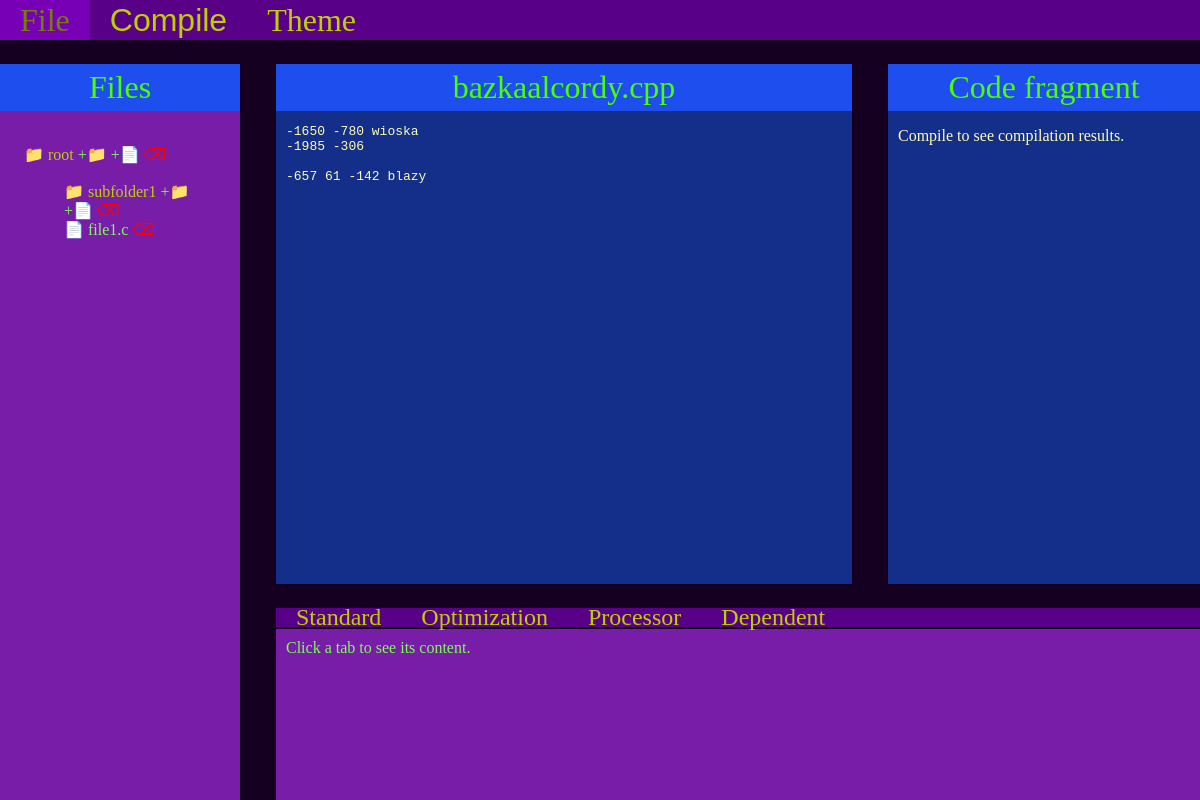
The page /mainpage/4/ (signed in) on the database its author committed.
### mainpage/models.py (models this page shows)
class FolderOrFile(models.Model):
	name = models.CharField(max_length=255)
	description = models.TextField(blank=True)
	created_at = models.DateTimeField(auto_now_add=True)
	owner = models.ForeignKey(User, null=True, on_delete=models.CASCADE)
	is_available = models.BooleanField(default=True)
	availability_changed_at = models.DateTimeField(auto_now_add=True)
	last_content_change_at = models.DateTimeField(auto_now=True)
	class Meta:
		abstract = True

class Folder(FolderOrFile):
	parent_folder = models.ForeignKey('self', null=True, blank=True, on_delete=models.SET_NULL, related_name = 'subfolders')

class File(FolderOrFile):
	content = models.TextField()
	parent_folder = models.ForeignKey(Folder, null=True, blank=True, on_delete=models.SET_NULL, related_name = 'subfiles')

### mainpage/views.py (the view, shortened to what this page needs)
# urls.py: path('<int:file_id>/', views.view_file, name='view_file'),
def view_file(request, file_id):
	current_user = request.user
	root_folder = get_rootfolder(current_user)
	current_file = File.objects.filter(owner=current_user, id=file_id)
	if len(current_file) != 1:
		return render(request, 'mainpage/app.html', {
			'root_folder': root_folder,
			'no_current_file': True,
		})
	return render(request, 'mainpage/app.html', {
		'root_folder': root_folder,
		'current_file': current_file[0],
	})

### mainpage/views.py (called while the page is built, shortened)
def get_rootfolder(current_user):
	if not current_user:
		root_folder = Folder.objects.filter(owner__isnull=True, parent_folder__isnull=True, is_available=True)
	else:
		root_folder = Folder.objects.filter(owner=current_user, parent_folder__isnull=True, is_available=True)
	if len(root_folder) > 0:
		return root_folder[0]

### mainpage/templates/mainpage/app.html (shortened to what this page needs)
{% load static %}
<!DOCTYPE html>
<html lang="en">
  <head>
			<link rel="stylesheet" href="{% static 'mainpage/app.css' %}">
  </head>
	<body onload="init()">
		<div class="grid">
			<nav class="menu">
				<a> File </a>
				{% if current_file %}
					<button type="submit" form="compile" formaction="/mainpage/{{current_file.id}}/">Compile</button>
				{% endif %}
				<a onclick="change_theme();"> Theme </a>
			</nav>
			<div class="file_select">
				<div class="header"> Files </div>
        {% include 'mainpage/folder.html' with folder=root_folder %}
			</div>
			<div class="code">
				<div class="header">
					{% if current_file %}
						{{current_file.name}}
					{% elif no_current_file %}
						Sorry, no file with id exists or it's not yours.
					{% else %}
						Select a file to see its content
					{% endif %}
				</div>
				{% if current_file %}
				<pre>{{ current_file.content}}</pre>
				{% endif %}
			</div>
			<div class="code_fragment">
				<div class="header"> Code fragment </div>
					{% if code_fragment %}
					<pre>{{ code_fragment}}</pre>
					{% else %}
					<p style="padding-left:10px">Compile to see compilation results.</p>
					{% endif %}
			</div>
			<div class="tabs">
				<div class="tab_bar">
					<div class="tab" id="standard" onclick="change_tab(this);">Standard</div>
					<div class="tab" id="optimization" onclick="change_tab(this);">Optimization</div>
					<div class="tab" id="processor" onclick="change_tab(this);">Processor</div>
					<div class="tab" id="dependent" onclick="change_tab(this);">Dependent</div>
				</div>
				<div class="tab_content">
					<form id="compile" enctype="multipart/form-data" method="post">
						<div id="tab_default_content">
							<p> Click a tab to see its content. </p>
						</div>
					</form>
				</div>
			</div>
		</div>
	</body>
</html>

### mainpage/templates/mainpage/folder.html
﻿<ul>
  <li class="folder"> {{folder.name}} <a href="{% url 'add_folder' folder.id %}">+📁</a> <a href="{% url 'add_file' folder.id %}">+📄</a> <a class="delete_symbol" href="{% url 'remove_folder' folder.id %}">⌫</a></li>
  <li>
    {% for subfolder in folder.subfolders.all %}
			{% if subfolder.is_available %}
			 {% include 'mainpage/folder.html' with folder=subfolder %}
			{% endif %}
    {% endfor %}
  </li>
	<li>
		<ul>
			{% for subfile in folder.subfiles.all %}
				{% if subfile.is_available %}
					<li class="file"> <a href="{% url 'view_file' subfile.id %}">{{subfile.name}}</a> <a class="delete_symbol" href="{% url 'remove_file' subfile.id %}">⌫</a></li>
				{% endif %}
			{% endfor %}
		</ul>
	</li>
</ul>

### mainpage/static/mainpage/app.css (style rules this page uses)
body { color: var(--text_color); background-color: var(--bg_color); margin: 0; font-family:'Trebuchet MS' }
pre { overflow-x: scroll; overflow-y: scroll; height: 90%; }
.menu, .tab_bar { color: var(--navbars_text_color); background-color: var(--navbars_background_color); }
.file_select, .tab_content { background-color: var(--select_background_color); }
.code, .code_fragment { color: var(--code_text_color); background-color: var(--code_background_color); }
.menu > button { background: none; border: none; padding: 0; }
.header { padding: 5px 0; font-size: xx-large; text-align: center; width: 100%; color: var(--header_text_color); background-color: var(--header_background_color); }
.file_select li a { text-decoration: none; color: var(--select_text_color); background-color: var(--select_background_color); }
.file_select > ul { padding: 0 10%; }
.code > pre, .code_fragment > pre { padding: 0px 10px; }
.folder { color: var(--navbars_text_color); }
.file { color: var(--select_text_color); }
.file_select li { list-style-type: none; padding: 0; text-decoration: none; }
.folder::before { content: '📁'; }
.file::before { content: '📄'; }
.file_select li .delete_symbol { color:red; }
.menu { display: flex; height: 100%; }
.tab_bar { display: inline-flex; width: 100%; height: 10%; }
.tab_content { width: 100%; height: 90%; }
.tab_content p { padding: 10px; margin: 0; color: var(--select_text_color); }
.menu > a, .menu > button { font-size: xx-large; }
.tab { font-size: x-large; }
.menu > a, .menu > button, .tab { display: inline-flex; height: 100%; padding: 0 20px; margin: 0; align-items: center; text-decoration: none; color: var(--navbars_text_color); }
@media all and (min-width: 1001px) and (min-aspect-ratio: 4/3) and (max-aspect-ratio: 16/9) and (not (aspect-ratio: 16/9)) { .grid { --grid_w1: 20vw; --grid_w2: 48vw; --grid_w3: 26vw; --grid_h1: 5vh; --grid_h2: 65vh; --grid_h3: 24vh; } }
@media all and (min-width: 1001px) { .grid { display: grid; grid-template-columns: var(--grid_w1) var(--grid_w2) var(--grid_w3); grid-row-gap: 3vh; grid-column-gap: 3vw; grid-template-rows: var(--grid_h1) var(--grid_h2) var(--grid_h3); height: 100%; margin: 0; } }
@media all and (min-width: 1001px) { .menu { grid-area: 1 / 1 / 2 / 4; } }
@media all and (min-width: 1001px) { .file_select { grid-area: 2 / 1 / 4 / 2; } }
@media all and (min-width: 1001px) { .code { grid-area: 2 / 2 / 3 / 3; } }
@media all and (min-width: 1001px) { .code_fragment { grid-area: 2 / 3 / 3 / 4; } }
@media all and (min-width: 1001px) { .tabs { grid-area: 3 / 2 / 3 / 4; } }

### rows shown on the page
Folder: name "root"
Folder: name "subfolder1"
File: name "file1.c"
File: name "bazkaalcordy.cpp", content "-1650 -780 wioska -1985 -306 -657 61 -142 blazy"
